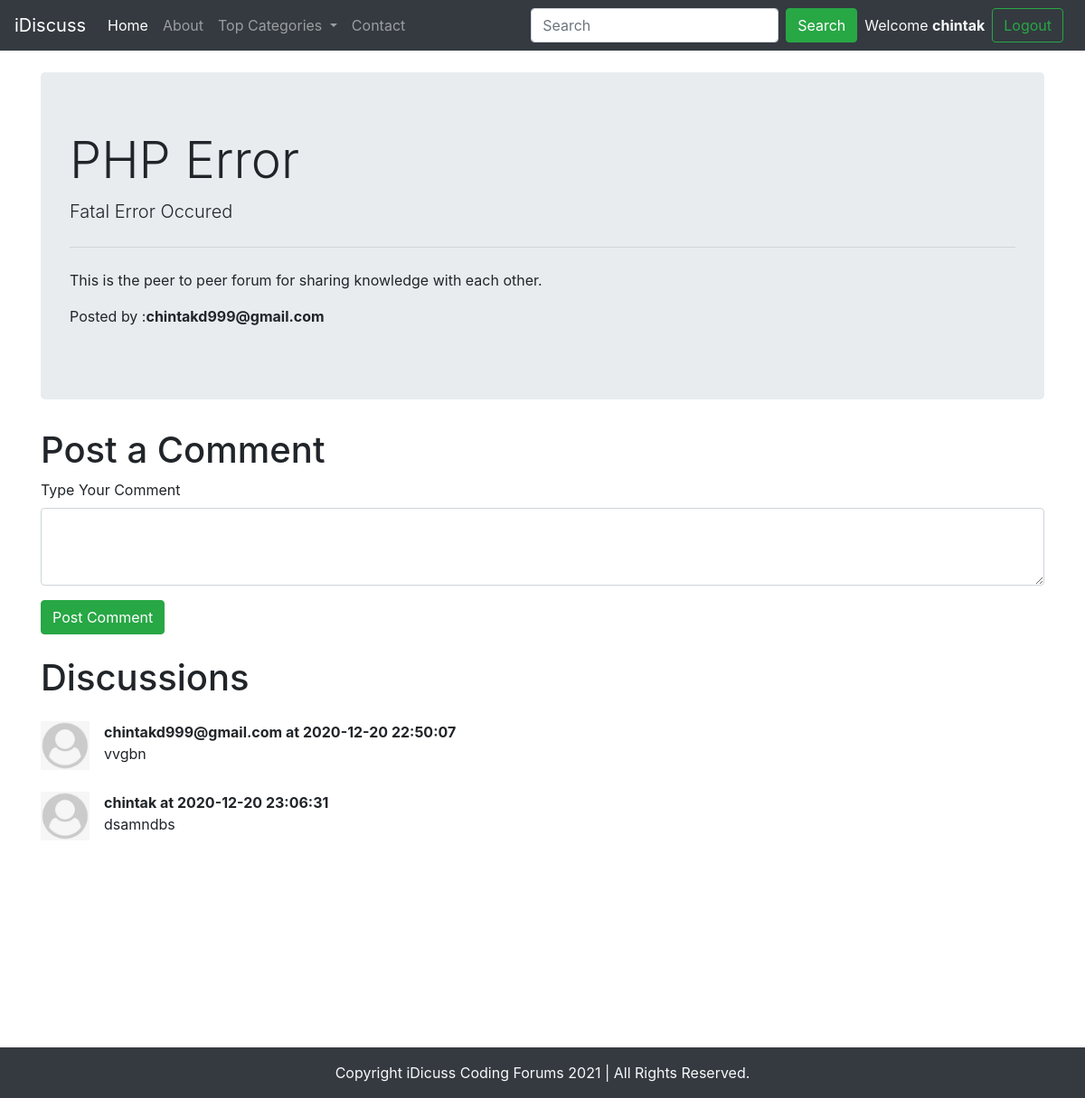
Screenshot of /thread.php?threadid=1 (signed in) with the database file from the repository.
### tables this page shows
CREATE TABLE IF NOT EXISTS `threads` (
  `thread_id` int(7) NOT NULL AUTO_INCREMENT,
  `thread_title` varchar(255) NOT NULL,
  `thread_desc` text NOT NULL,
  `thread_cat_id` int(7) NOT NULL,
  `thread_user_id` int(7) NOT NULL,
  `timestamp` datetime NOT NULL DEFAULT CURRENT_TIMESTAMP,
  PRIMARY KEY (`thread_id`)
);

CREATE TABLE IF NOT EXISTS `users` (
  `sno` int(8) NOT NULL AUTO_INCREMENT,
  `user_email` varchar(30) NOT NULL,
  `user_pass` varchar(255) NOT NULL,
  `timestamp` datetime NOT NULL DEFAULT CURRENT_TIMESTAMP,
  PRIMARY KEY (`sno`)
);

CREATE TABLE IF NOT EXISTS `comments` (
  `comment_id` int(8) NOT NULL AUTO_INCREMENT,
  `comment_content` text NOT NULL,
  `thread_id` int(8) NOT NULL,
  `comment_by` int(8) NOT NULL,
  `comment_time` datetime NOT NULL DEFAULT CURRENT_TIMESTAMP,
  PRIMARY KEY (`comment_id`)
);

### thread.php (the view, shortened to what this page needs)
<!doctype html>
<html lang="en">
<head>
    <link rel="stylesheet" href="https://maxcdn.bootstrapcdn.com/bootstrap/4.0.0/css/bootstrap.min.css"
>
</head>
<body>
    <?php
        include('partials/header.php');
        include('partials/db_connect.php');
        $id = $_GET['threadid'];
        $sql = "SELECT * FROM `threads` WHERE thread_id=$id";
        $result = mysqli_query($conn,$sql);
        while($row = mysqli_fetch_assoc($result)){
            $title = $row['thread_title'];
            $desc = $row['thread_desc'];
            $thread_user_id = $row['thread_user_id'];
            $sql2 = "SELECT user_email FROM `users` where sno='$thread_user_id'";
            $result2 = mysqli_query($conn,$sql2);
            $row2 = mysqli_fetch_assoc($result2);
            $posted_by = $row2['user_email'];
        }
    ?>
    <div class="container my-4">
        <div class="jumbotron">
            <h1 class="display-4"><?php echo $title;?></h1>
            <p class="lead"><?php echo $desc; ?></p>
            <hr class="my-4">
            <p>This is the peer to peer forum for sharing knowledge with each other.</p>
            <p>Posted by :<b><?php  echo $posted_by; ?></b></p>
        </div>
    </div>
    <?php
    if(isset($_SESSION['loggedin']) && $_SESSION['loggedin'] == true){
    echo '<div class="container">
        <h1>Post a Comment</h1>
            <form action="' . $_SERVER['REQUEST_URI'] . '" method="POST">
                <div class="form-group">
                    <label for="exampleFormControlTextarea1">Type Your Comment</label>
                    <textarea class="form-control" id="comment" name="comment" rows="3"></textarea>
                    <input type="hidden" name="sno" value="' . $_SESSION["sno"]. '">
                </div>
                <button type="submit" class="btn btn-success">Post Comment</button>
            </form>
        </div>';
    }else{
        echo '<div class="container my-4">
            <h1 class="my-3">Post a Comment</h1>
            <p class="lead">You are not logged in. Please login to be able to post comments.</p>
        </div>';
    }
    ?>
    <div class="container" id="ques">
        <h1 class="my-4">Discussions</h1>
        <?php
            $threadid = $_GET['threadid'];
            $sql = "SELECT * FROM `comments` WHERE thread_id = $threadid";
            $result = mysqli_query($conn,$sql);
            while($row = mysqli_fetch_assoc($result)){
                $content = $row['comment_content'];
                $comment_time = $row['comment_time'];
                $comment_by = $row['comment_by'];
                $sql2 = "SELECT user_email FROM `users` where sno='$comment_by'";
                $result2 = mysqli_query($conn,$sql2);
                $row2 = mysqli_fetch_assoc($result2);
        echo '<div class="media my-4">
            <img class="mr-3" src="img/user.png" width="54px" alt="Generic placeholder image">
            <div class="media-body">
                <p class="font-weight-bold my-0">' . $row2['user_email'] . ' at ' . $comment_time . '</p>
                ' . $content . '
            </div>
        </div>';
        }
    ?>
    </div>
    <?php
        include('partials/footer.php');
    ?>
</body>
</html>

### thread.php (style rules this page uses)
#ques { min-height: 433px; }

### rows the page displays
threads: thread_title "PHP Error", thread_desc "Fatal Error Occured"
users: user_email "chintakd999@gmail.com"
comments: users.user_email "chintakd999@gmail.com", comment_time "2020-12-20 22:50:07", comment_content "vvgbn"
comments: users.user_email "chintak", comment_time "2020-12-20 23:06:31", comment_content "dsamndbs"

### other values shown
$_SESSION['useremail'] "chintak"
